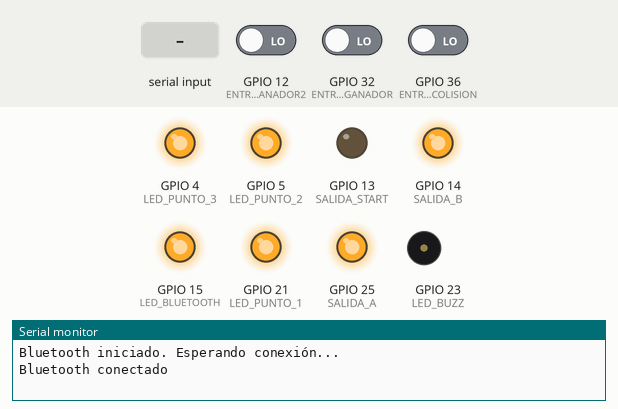
Recording of a sketch running on a simulated ESP32. Parts: output pins drawn as LEDs (lit = HIGH), buzzer (waves = sounding), the last lines printed to the serial monitor. The test bench sets the inputs (shaded band); at power-on: GPIO 36 (ENTRADA_COLISION) LOW, GPIO 12 (ENTRADA_GANADOR2) LOW, GPIO 32 (ENTRADA_GANADOR) LOW. Nothing arrives over Bluetooth unless stated.

Above: at 2.0 s.
2.1 s: GPIO 36 (ENTRADA_COLISION) driven HIGH
At 2.3 s:
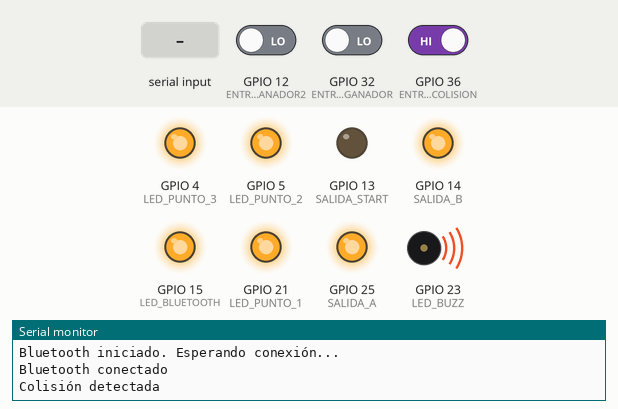
5.1 s: "F" received over the second serial link
At 5.38 s:
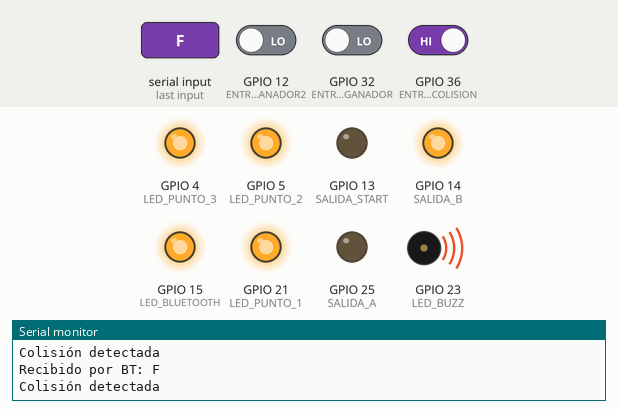
8.1 s: GPIO 12 (ENTRADA_GANADOR2) driven HIGH
At 9.2 s:
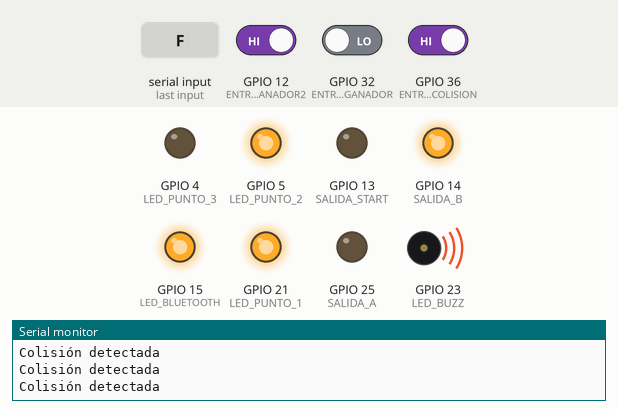
11.1 s: "B" received over the second serial link
At 11.37 s:
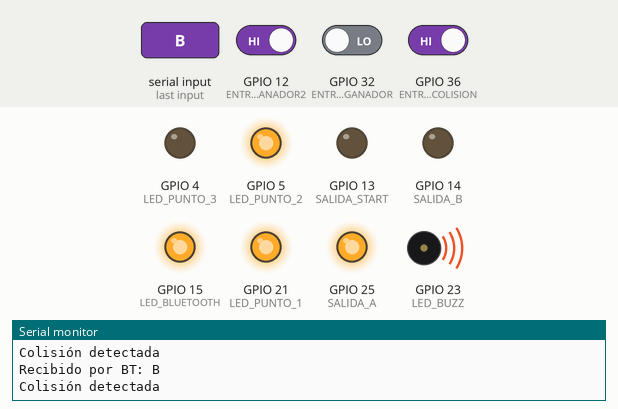
14.1 s: "S" received over the second serial link
At 14.45 s:
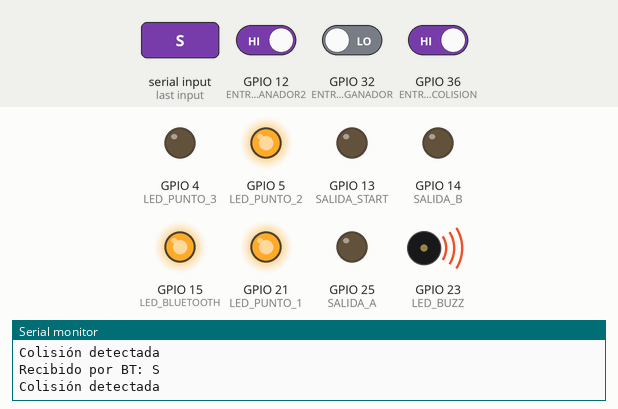
17.1 s: "L" received over the second serial link
At 17.23 s:
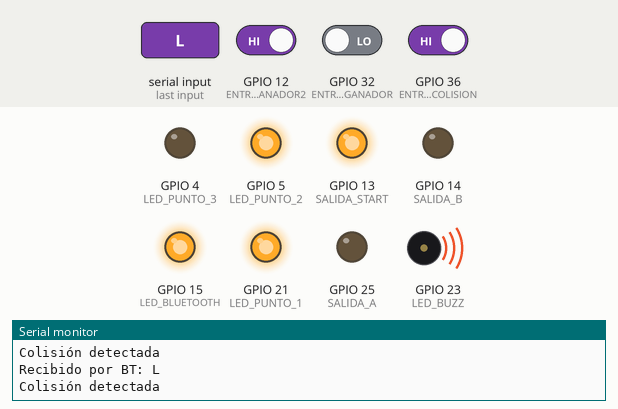
Timing chart, 0 to 20.1 s (numbered marks = the images above; inputs shaded):
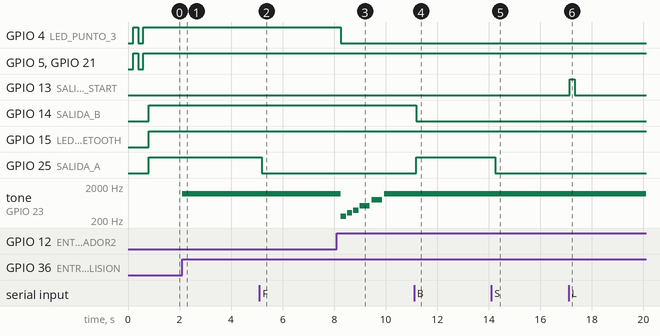

Measured:
- after the input at 2.1 s, tone on GPIO 23 (LED_BUZZ): silent → 1200 Hz at once
- after the input at 5.1 s, GPIO 25 (SALIDA_A): HIGH → LOW after 0.08 s
- after the input at 8.1 s, GPIO 4 (LED_PUNTO_3): HIGH → LOW after 0.16 s; tone on GPIO 23 (LED_BUZZ): plays 262 Hz for 0.20 s, 330 Hz for 0.20 s, 392 Hz for 0.20 s, 523 Hz for 0.40 s, 784 Hz for 0.40 s, 1200 Hz for 1.2 s, starting after 0.16 s
- after the input at 11.1 s, GPIO 14 (SALIDA_B): HIGH → LOW after 0.08 s; GPIO 25 (SALIDA_A): LOW → HIGH after 0.08 s
- after the input at 14.1 s, GPIO 25 (SALIDA_A): HIGH → LOW after 0.16 s
- after the input at 17.1 s, GPIO 13 (SALIDA_START): LOW → HIGH at once, → LOW 0.21 s later

The sketch:

C1.ino
```cpp
#include "BluetoothSerial.h"
BluetoothSerial SerialBT;

// — Entradas desde la FPGA —
#define ENTRADA_GANADOR     32
#define ENTRADA_GANADOR2    12
#define ENTRADA_COLISION    36
#define ENTRADA_START_C2   34  // Nueva entrada de START desde C2

// — LEDs de “vidas” —
#define LED_PUNTO_1        21
#define LED_PUNTO_2         5
#define LED_PUNTO_3         4

// — LED indicador Bluetooth —
#define LED_BLUETOOTH      15

// — Buzzer para sonidos —
#define LED_BUZZ           23

// — Pines de movimiento y START (ESP → FPGA) —
#define SALIDA_A           25
#define SALIDA_B           14
#define SALIDA_START       13

int codigo = 0b11;
bool startActiva = false;
unsigned long tiempoStart = 0;
const unsigned long duracionPulso = 100;

bool conectadoBT = false;
bool ganador1Anterior = false;
bool ganador2Anterior = false;
bool startC2Anterior = false;

int puntosJugador1 = 3;
int puntosJugador2 = 3;
bool colisionDetectada = false;

void setup() {
  Serial.begin(115200);
  SerialBT.begin("Control1");
  Serial.println("Bluetooth iniciado. Esperando conexión...");

  pinMode(ENTRADA_GANADOR,    INPUT);
  pinMode(ENTRADA_GANADOR2,   INPUT);
  pinMode(ENTRADA_COLISION,   INPUT);
  pinMode(ENTRADA_START_C2,  INPUT);

  pinMode(SALIDA_A,     OUTPUT);
  pinMode(SALIDA_B,     OUTPUT);
  pinMode(SALIDA_START, OUTPUT);

  pinMode(LED_PUNTO_1,   OUTPUT);
  pinMode(LED_PUNTO_2,   OUTPUT);
  pinMode(LED_PUNTO_3,   OUTPUT);
  pinMode(LED_BLUETOOTH, OUTPUT);
  pinMode(LED_BUZZ,      OUTPUT);

  digitalWrite(SALIDA_START, LOW);
  digitalWrite(LED_BLUETOOTH, LOW);
  reiniciarPuntos();
}

void reiniciarPuntos() {
  puntosJugador1 = 3;
  puntosJugador2 = 3;

  // Efecto visual de reinicio
  for (int i = 0; i < 4; i++) {
    digitalWrite(LED_PUNTO_1, i % 2);
    digitalWrite(LED_PUNTO_2, i % 2);
    digitalWrite(LED_PUNTO_3, i % 2);
    delay(200);
  }

  digitalWrite(LED_PUNTO_1, HIGH);
  digitalWrite(LED_PUNTO_2, HIGH);
  digitalWrite(LED_PUNTO_3, HIGH);
}

void actualizarLEDsVida() {
  digitalWrite(LED_PUNTO_1, puntosJugador1 >= 1 ? HIGH : LOW);
  digitalWrite(LED_PUNTO_2, puntosJugador1 >= 2 ? HIGH : LOW);
  digitalWrite(LED_PUNTO_3, puntosJugador1 >= 3 ? HIGH : LOW);
}

void sonidoVictoria() {
  int melody[]        = {262, 330, 392, 523, 784}; // Do, Mi, Sol, Do’, Sol’
  int noteDurations[] = {200, 200, 200, 400, 400};

  for (int i = 0; i < 5; i++) {
    tone(LED_BUZZ, melody[i], noteDurations[i]);
    delay(noteDurations[i] * 1.2);
    noTone(LED_BUZZ);
  }
}

void efectoGanador() {
  for (int i = 0; i < 6; i++) {
    digitalWrite(LED_PUNTO_1, i % 2);
    digitalWrite(LED_PUNTO_2, i % 2);
    digitalWrite(LED_PUNTO_3, i % 2);
    delay(200);
  }
  actualizarLEDsVida();  // Mostrar las vidas actuales
}

void loop() {
  // 1) Estado de Bluetooth
  if (SerialBT.hasClient()) {
    if (!conectadoBT) {
      Serial.println("Bluetooth conectado");
      conectadoBT = true;
      digitalWrite(LED_BLUETOOTH, HIGH);
    }
  } else {
    if (conectadoBT) {
      Serial.println("Bluetooth desconectado");
      conectadoBT = false;
      digitalWrite(LED_BLUETOOTH, LOW);
    }
  }

  // 2) Comandos desde BT
  if (SerialBT.available()) {
    char c = SerialBT.read();
    Serial.print("Recibido por BT: ");
    Serial.println(c);
    switch (c) {
      case 'F': codigo = 0b01; break;
      case 'B': codigo = 0b10; break;
      case 'S': codigo = 0b00; break;
      case 'L':
        startActiva = true;
        tiempoStart = millis();
//        if (puntosJugador1 == 0 || puntosJugador2 == 0) {
 //         reiniciarPuntos();
  //      }
        break;
    }
  }

  // 3) Movimiento
  digitalWrite(SALIDA_A, (codigo >> 1) & 0x01);
  digitalWrite(SALIDA_B,  codigo       & 0x01);

  // 4) Pulso START
  if (startActiva) {
    digitalWrite(SALIDA_START, HIGH);
    if (millis() - tiempoStart >= duracionPulso) {
      digitalWrite(SALIDA_START, LOW);
      startActiva = false;
    }
  }

  // 5) Flanco de ENTRADA_GANADOR2 → pierde jugador 1
  bool g2 = digitalRead(ENTRADA_GANADOR2);
  if (!ganador2Anterior && g2 && puntosJugador1 > 0) {
    puntosJugador1--;
    actualizarLEDsVida();
    sonidoVictoria();
    if (puntosJugador1 == 0) efectoGanador();
  }
  ganador2Anterior = g2;

  // 6) Flanco de ENTRADA_GANADOR → pierde jugador 2
  bool g1 = digitalRead(ENTRADA_GANADOR);
  if (!ganador1Anterior && g1 && puntosJugador2 > 0) {
    puntosJugador2--;
    sonidoVictoria();
    if (puntosJugador2 == 0) efectoGanador();
  }
  ganador1Anterior = g1;

  // 7) Colisión
  if (digitalRead(ENTRADA_COLISION) == HIGH && !colisionDetectada) {
    colisionDetectada = true;
    Serial.println("Colisión detectada");
    tone(LED_BUZZ, 1200, 200);
    delay(200);
    colisionDetectada = false;
  }

  // 8) START desde control 2

    if (puntosJugador1 == 0 || puntosJugador2 == 0) {
      reiniciarPuntos();
    }


//  startC2Anterior = startC2;

  delay(5);
}
```
